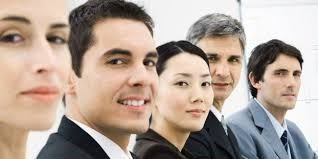
#> input picture img/detection-faciale/groupe1.jpg, 318 x 159 px, found by its file name
$ python facedetimage.py
#> lines starting #> are read from the running program, lines starting #| are printed output that depends on the picture; after the words box and inside, x2 and y2 are one past the last pixel; in counts of white or black regions, pixels touching at a corner belong together
import cv2

imagePath = "files/groupe1.jpg" # Chemin de l'image

#https://github.com/opencv/opencv/blob/master/data/haarcascades/haarcascade_frontalface_alt.xml
cascadeClassifierPath = "haarcascade_frontalface_alt.xml" # Chemin du Classifier pour le visage

cascadeClassifier = cv2.CascadeClassifier(cascadeClassifierPath)

image = cv2.imread(imagePath)
#> image is the input picture: shape (159, 318, 3); mean B, G, R 150.1, 161.9, 178.5

grayImage = cv2.cvtColor(image,cv2.COLOR_BGR2GRAY) # Conversion de la vidéo en noir et blanc
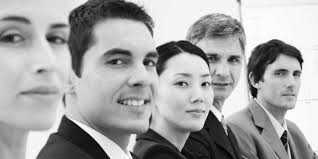
#> grayImage: shape (159, 318); min 0, max 255, mean 165.5

detectedFaces = cascadeClassifier.detectMultiScale(grayImage) # Détection des visages
#> detectedFaces = [[263, 54, 50, 50], [190, 35, 65, 65], [88, 25, 94, 94], [159, 57, 70, 70]]

for(x,y,width,height) in detectedFaces:
	cv2.rectangle(image, (x, y), (x+width, y+height), (0,255,0), 5)
#> this loop made 4 passes
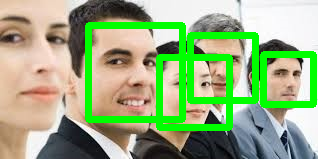
#> image: shape (159, 318, 3); 14.9% of pixels changed, all inside (x1, y1, x2, y2) = (85, 22, 317, 131)

cv2.imwrite('resultat.jpg', image) # crée un fichier "resultat" avec l'image de imagePath.

cv2.imshow("resultat", image)
cv2.waitKey(0)
